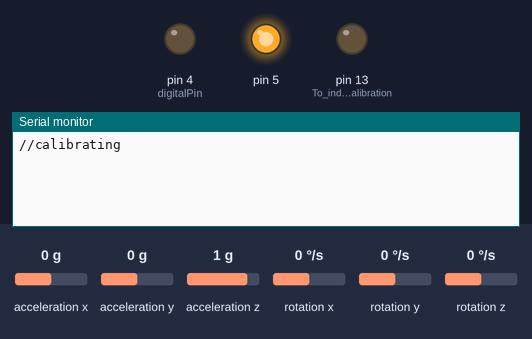
This sketch was run on a simulated Arduino Uno, built with avr-gcc and run on an emulated ATmega328P. Shown: output pins drawn as LEDs (lit = HIGH), the last lines printed to the serial monitor. Wiring (inferred from the names in the program): MPU-6050 motion sensor at I2C address 0x68; MPU-6050 motion sensor at I2C address 0x69. The inputs (shaded band) are chosen by the test bench; at power-on: acceleration z 1 g, acceleration x 0 g, acceleration y 0 g, rotation x 0 °/s, rotation y 0 °/s, rotation z 0 °/s.

Above: at 0.1 s.
7.8 s: acceleration z set to 0 g
At 8.4 s:
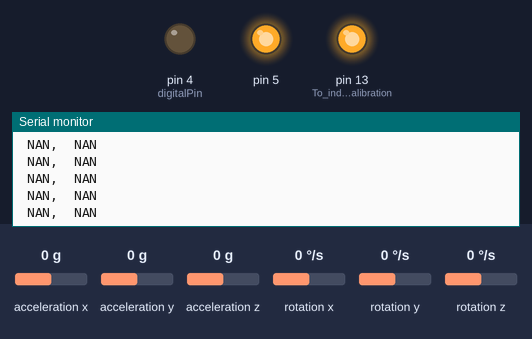
9.3 s: acceleration x set to -1.4 g
At 10.0 s:
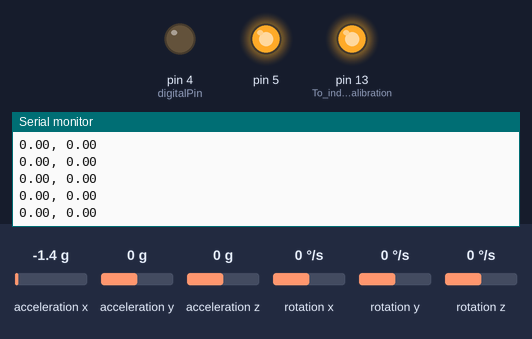

The sketch:

jacket-shoe-arduino.ino
```cpp
///////////////////////////////////////////////////////////////////////////////////////
//THIS IS A DEMO SOFTWARE JUST FOR EXPERIMENT PURPOER IN A NONCOMERTIAL ACTIVITY
//Version: 1.0 (AUG, 2016)

//Gyro - Arduino UNO R3
//VCC  -  5V
//GND  -  GND
//SDA  -  A4
//SCL  -  A5
//INT  - port-2
//Jacket AD0 - D4
//Shoe   AD0 - D5

#include <Wire.h>
#include "sensor.h"
//Declaring some global variables

long loop_timer;
const int N_SENSORS = 2;
Sensor sensors[N_SENSORS];

void setup() {
  Sensor jacketSensor;
  Sensor shoeSensor;
  jacketSensor.digitalPin = 4;
  jacketSensor.address = 0x68;
  shoeSensor.digitalPin = 5;
  shoeSensor.address = 0x69;
  sensors[0] = jacketSensor;
  sensors[1] = shoeSensor;
  pinMode(4, OUTPUT);
  pinMode(5, OUTPUT);

  // Set AD0 to be high now, and later to low when we want to talk to it
  for (int i = 0; i < N_SENSORS; i++) {
    digitalWrite(shoeSensor.digitalPin, HIGH);
    sensors[i].gyro_x = 0;
    sensors[i].gyro_y = 0;
    sensors[i].gyro_z = 0;

    sensors[i].gyro_x_cal = 0;
    sensors[i].gyro_y_cal = 0;
    sensors[i].gyro_z_cal = 0;

    sensors[i].set_gyro_angles = false;

    sensors[i].acc_x = 0;
    sensors[i].acc_y = 0;
    sensors[i].acc_z = 0;
    sensors[i].acc_total_vector = 0;

    sensors[i].angle_roll_acc = 0;
    sensors[i].angle_pitch_acc = 0;

    sensors[i].angle_pitch = 0;
    sensors[i].angle_roll = 0;
    sensors[i].angle_pitch_buffer = 0;
    sensors[i].angle_roll_buffer = 0;
    sensors[i].angle_pitch_output = 0;
    sensors[i].angle_roll_output = 0;
  }

  Serial.begin(115200);
  pinMode(LED_BUILTIN, OUTPUT);                                        // To indicate calibration
  Serial.println("//calibrating");
  Wire.begin();                                                        //Start I2C as master

  for (int i = 0; i < N_SENSORS; i++) {
    setup_mpu_6050_registers(sensors[i]);                         //Setup the registers of the MPU-6050
  }
  for (int cal_int = 0; cal_int < 1000 ; cal_int ++) {                  //Read the raw acc and gyro data from the MPU-6050 for 1000 times
    for (int i = 0; i < N_SENSORS; i++) {
      read_mpu_6050_data(&sensors[i]);
      sensors[i].gyro_x_cal += sensors[i].gyro_x;                                              //Add the gyro x offset to the gyro_x_cal variable
      sensors[i].gyro_y_cal += sensors[i].gyro_y;                                              //Add the gyro y offset to the gyro_y_cal variable
      sensors[i].gyro_z_cal += sensors[i].gyro_z;                                              //Add the gyro z offset to the gyro_z_cal variable
    }
    delay(3);                                                          //Delay 3us to have 250Hz for-loop
  }

  for (int i = 0; i < N_SENSORS; i++) {
    setup_mpu_6050_registers(sensors[i]);                         //Setup the registers of the MPU-6050

    // divide by 1000 to get avarage offset
    sensors[i].gyro_x_cal /= 1000;
    sensors[i].gyro_y_cal /= 1000;
    sensors[i].gyro_z_cal /= 1000;
  }

  Serial.println("//calibrated");
  digitalWrite(LED_BUILTIN, HIGH);
  loop_timer = micros();                                               //Reset the loop timer
}

void loop(){
  for (int i = 0; i < N_SENSORS; i++) {
    read_mpu_6050_data(&sensors[i]);
  }

  for (int i = 0; i < N_SENSORS; i++) {
    //Subtract the offset values from the raw gyro values
    sensors[i].gyro_x -= sensors[i].gyro_x_cal;
    sensors[i].gyro_y -= sensors[i].gyro_y_cal;
    sensors[i].gyro_z -= sensors[i].gyro_z_cal;

    //Gyro angle calculations . Note 0.0000763 = 1 / (200Hz x 65.5)
    sensors[i].angle_pitch += sensors[i].gyro_x * 0.0000763;                                   //Calculate the traveled pitch angle and add this to the angle_pitch variable
    sensors[i].angle_roll += sensors[i].gyro_y * 0.0000763;                                    //Calculate the traveled roll angle and add this to the angle_roll variable
    //0.000001332 = 0.0000763 * (3.142(PI) / 180degr) The Arduino sin function is in radians
    sensors[i].angle_pitch += sensors[i].angle_roll * sin(sensors[i].gyro_z * 0.000001332);               //If the IMU has yawed transfer the roll angle to the pitch angel
    sensors[i].angle_roll -= sensors[i].angle_pitch * sin(sensors[i].gyro_z * 0.000001332);               //If the IMU has yawed transfer the pitch angle to the roll angel

    //Accelerometer angle calculations
    sensors[i].acc_total_vector = sqrt((sensors[i].acc_x*sensors[i].acc_x)+(sensors[i].acc_y*sensors[i].acc_y)+(sensors[i].acc_z*sensors[i].acc_z));  //Calculate the total accelerometer vector
    //57.296 = 1 / (3.142 / 180) The Arduino asin function is in radians
    sensors[i].angle_pitch_acc = asin((float)sensors[i].acc_y/sensors[i].acc_total_vector)* 57.296;       //Calculate the pitch angle
    sensors[i].angle_roll_acc = asin((float)sensors[i].acc_x/sensors[i].acc_total_vector)* -57.296;       //Calculate the roll angle

    sensors[i].angle_pitch_acc -= 0.0;                                              //Accelerometer calibration value for pitch
    sensors[i].angle_roll_acc -= 0.0;                                               //Accelerometer calibration value for roll

    if(sensors[i].set_gyro_angles){                                                 //If the IMU is already started
      sensors[i].angle_pitch = sensors[i].angle_pitch * 0.9996 + sensors[i].angle_pitch_acc * 0.0004;     //Correct the drift of the gyro pitch angle with the accelerometer pitch angle
      sensors[i].angle_roll = sensors[i].angle_roll * 0.9996 + sensors[i].angle_roll_acc * 0.0004;        //Correct the drift of the gyro roll angle with the accelerometer roll angle
    }
    else{                                                                //At first start
      sensors[i].angle_pitch = sensors[i].angle_pitch_acc;                                     //Set the gyro pitch angle equal to the accelerometer pitch angle
      sensors[i].angle_roll = sensors[i].angle_roll_acc;                                       //Set the gyro roll angle equal to the accelerometer roll angle
      sensors[i].set_gyro_angles = true;                                            //Set the IMU started flag
    }

    //To dampen the pitch and roll angles a complementary filter is used
    sensors[i].angle_pitch_output = sensors[i].angle_pitch_output * 0.9 + sensors[i].angle_pitch * 0.1;   //Take 90% of the output pitch value and add 10% of the raw pitch value
    sensors[i].angle_roll_output = sensors[i].angle_roll_output * 0.9 + sensors[i].angle_roll * 0.1;      //Take 90% of the output roll value and add 10% of the raw roll value
  }
//  Serial.print(", ");
//  Serial.println(sensors[1].angle_pitch_output);

  while(micros() - loop_timer < 5000);                                 //Wait until the loop_timer reaches 5000us (200Hz) before starting the next loop
  Serial.println(String(sensors[0].angle_pitch_acc) + ", " + String(sensors[1].angle_pitch_acc));
  loop_timer = micros();//Reset the loop timer
}


void setup_mpu_6050_registers(Sensor sensor){
  //Activate the MPU-6050
  Wire.beginTransmission(sensor.address);                                        //Start communicating with the MPU-6050
  Wire.write(0x6B);                                                    //Send the requested starting register
  Wire.write(0x00);                                                    //Set the requested starting register
  Wire.endTransmission();
  //Configure the accelerometer (+/-8g)
  Wire.beginTransmission(sensor.address);                                        //Start communicating with the MPU-6050
  Wire.write(0x1C);                                                    //Send the requested starting register
  Wire.write(0x10);                                                    //Set the requested starting register
  Wire.endTransmission();
  //Configure the gyro (500dps full scale)
  Wire.beginTransmission(sensor.address);                                        //Start communicating with the MPU-6050
  Wire.write(0x1B);                                                    //Send the requested starting register
  Wire.write(0x08);                                                    //Set the requested starting register
  Wire.endTransmission();
}


void read_mpu_6050_data(Sensor *sensor){                                //Subroutine for reading the raw gyro and accelerometer data
  Wire.beginTransmission(sensor->address);                                        //Start communicating with the MPU-6050
  Wire.write(0x3B);                                                    //Send the requested starting register
  Wire.endTransmission();                                              //End the transmission
  Wire.requestFrom(sensor->address,14);                                           //Request 14 bytes from the MPU-6050
  while(Wire.available() < 14);                                        //Wait until all the bytes are received
  sensor->acc_x = Wire.read()<<8|Wire.read();
  sensor->acc_y = Wire.read()<<8|Wire.read();
  sensor->acc_z = Wire.read()<<8|Wire.read();
//  temp = Wire.read()<<8|Wire.read();
  sensor->gyro_x = Wire.read()<<8|Wire.read();
  sensor->gyro_y = Wire.read()<<8|Wire.read();
  sensor->gyro_z = Wire.read()<<8|Wire.read();
}
```

sensor.h
```cpp
#ifndef SENSOR_H
#define SENSOR_H

struct sensor {
  int digitalPin;
  int address;
  int gyro_x, gyro_y, gyro_z;
  long gyro_x_cal, gyro_y_cal, gyro_z_cal;
  boolean set_gyro_angles;

  long acc_x, acc_y, acc_z, acc_total_vector;
  float angle_roll_acc, angle_pitch_acc;

  float angle_pitch, angle_roll;
  int angle_pitch_buffer, angle_roll_buffer;
  float angle_pitch_output, angle_roll_output;
};

typedef struct sensor Sensor;

#endif /** SENSOR_H */
```

Measured:
- after the input at 7.8 s, the serial monitor: prints a new line at once (image 1)
- after the input at 9.3 s, the serial monitor: prints a new line at once (image 2)
